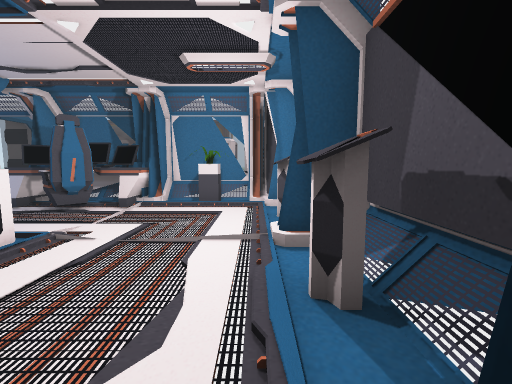
view 1 (above)

24 first-person views from a walk through a 3-D level made in the Unity game engine. The camera is 1.3 m above the floor, tilts 6° down and sees 90° across. Doors are open. The floor is counted in squares, 1 m on a side. Each view is taken from the middle of a square. On the plan, view 1 faces up. The plan holds only what a view shows up to about 13 squares ahead; the rest is blank. The place goes on beyond the plan. The player character is not drawn. Some animated figures are left out.

view 2
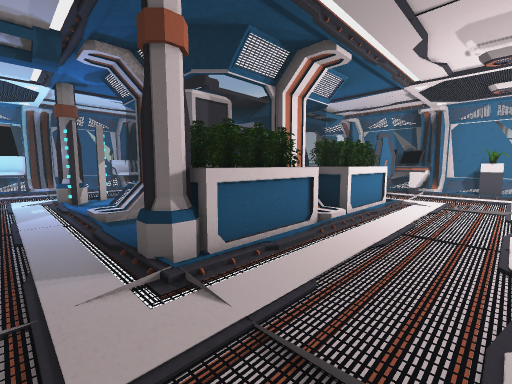

view 3
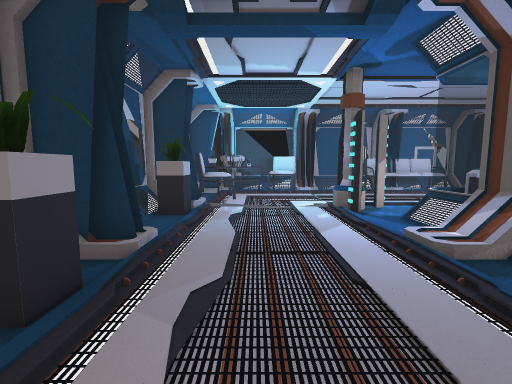

view 4
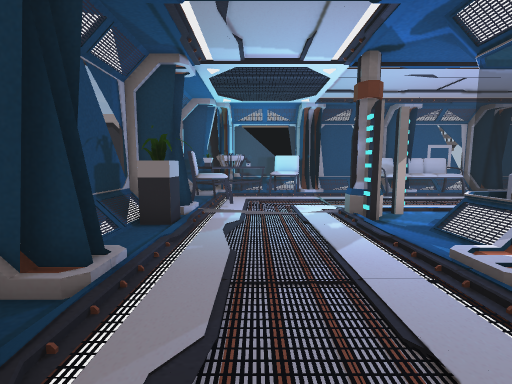

view 5
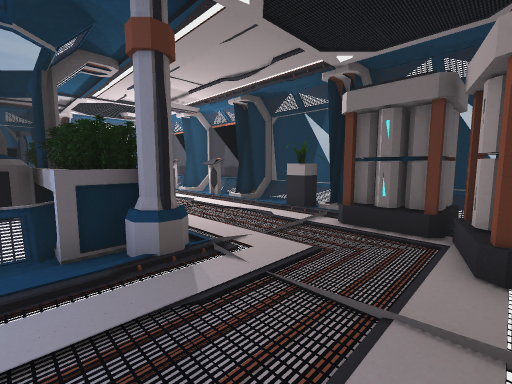

view 6
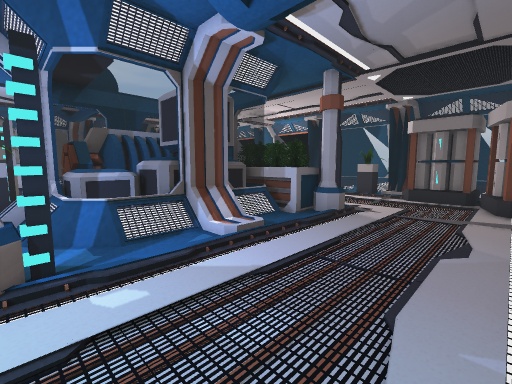

view 7
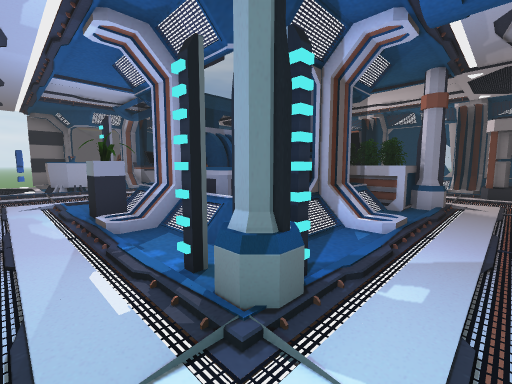

view 8
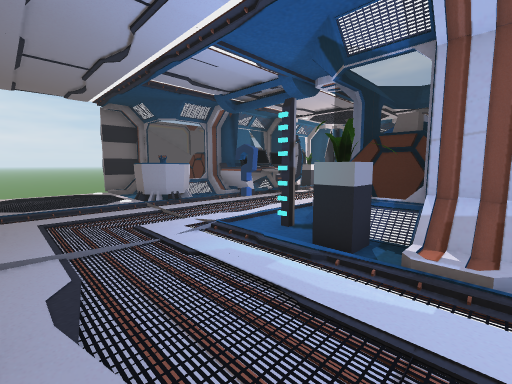

view 9
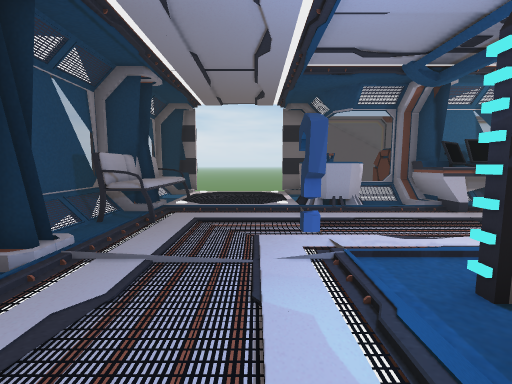

view 10
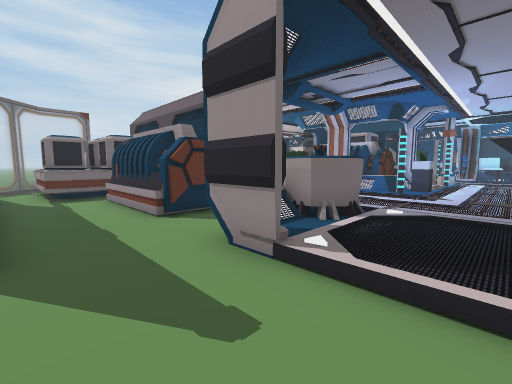

view 11
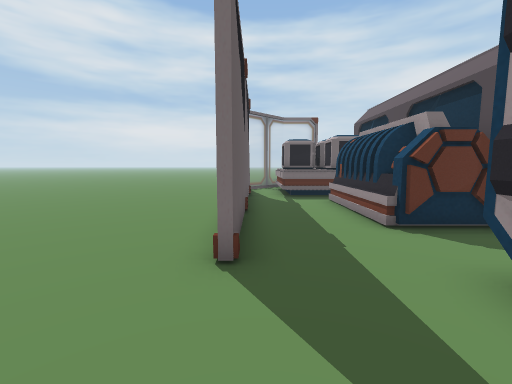

view 12
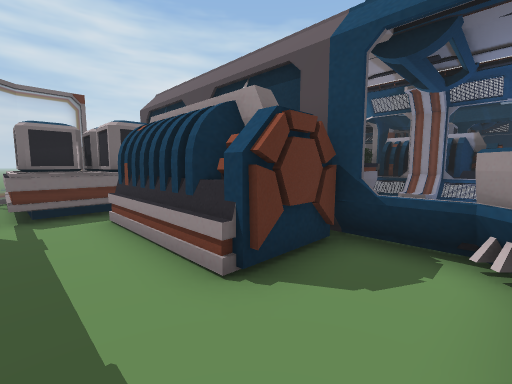

view 13
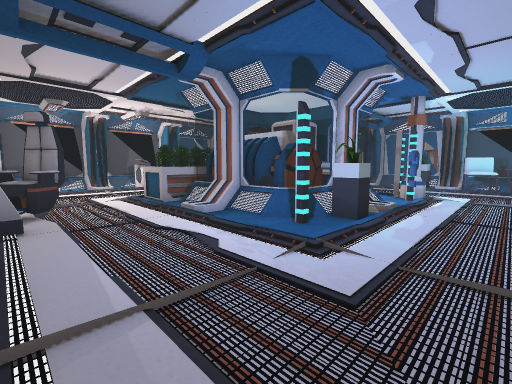

view 14
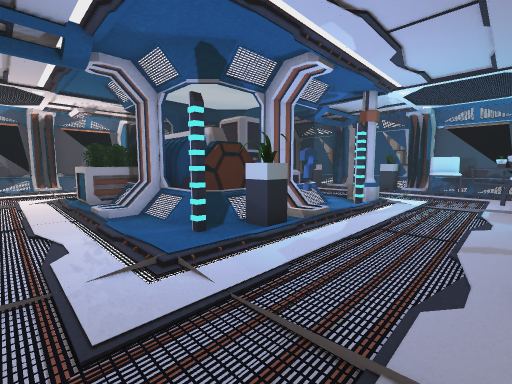

view 15
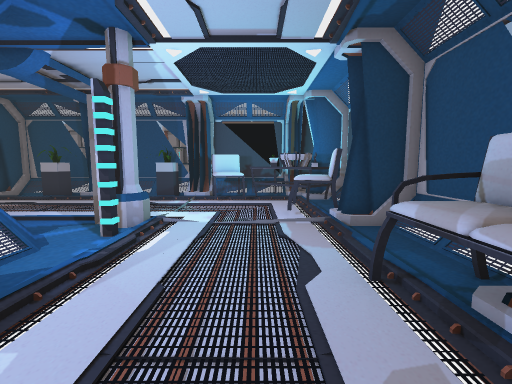

view 16
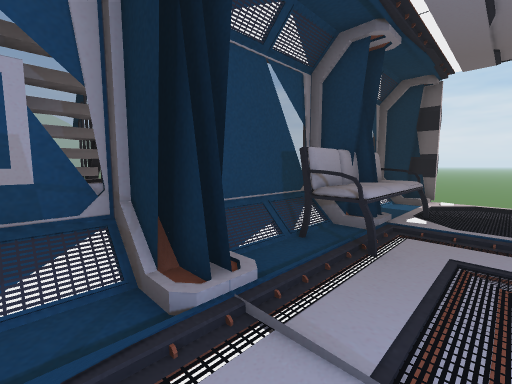

view 17
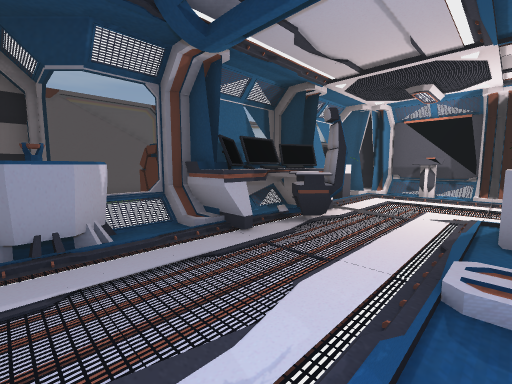

view 18
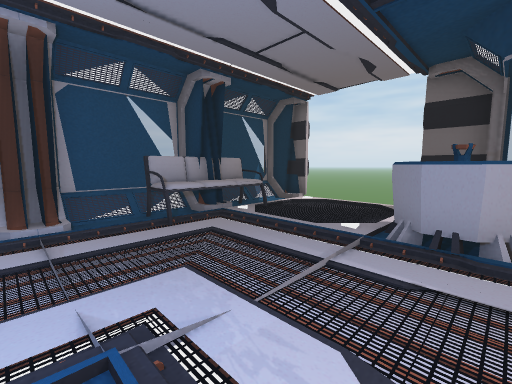

view 19
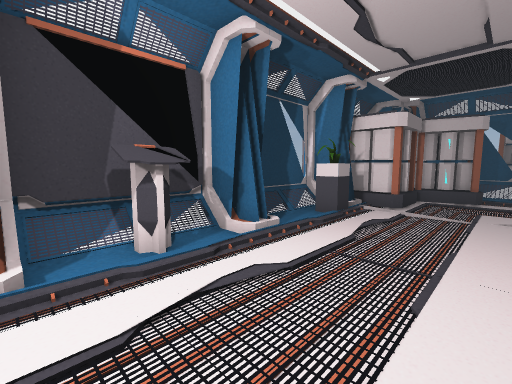

view 20
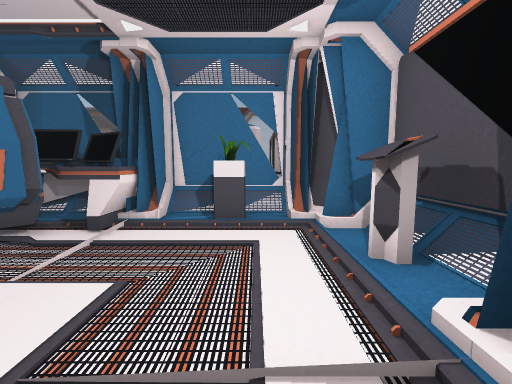

view 21
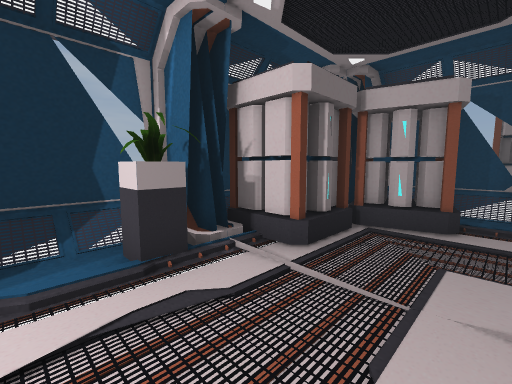

view 22
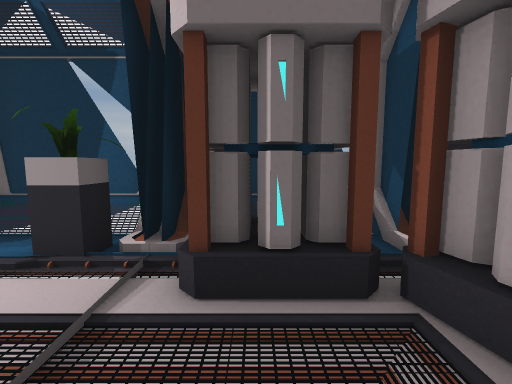

view 23
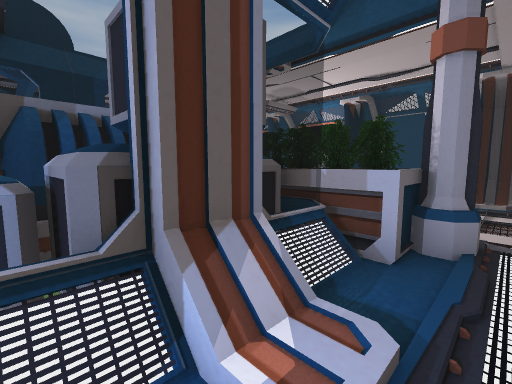

view 24
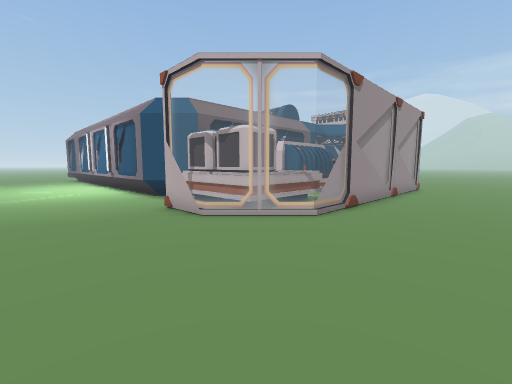

### Floor plan
Key: @ floor where view 1 was taken; # wall or solid block; x gap in a wall; . main floor; - floor 0.25 m lower than the main floor; / step, stairs or slope; D open door; = window, fence, low wall or low ledge; ^ raised ledge; C container; E desk; P plant; N console; G generator; L column; H chair; S sofa; T table; R projector; B battery; O other object.
Columns run from 20 left of view 1 to 6 right of it. Each row starts with its distance up from view 1.
 21              .......
 20      ..     ........
 19     ...  ................ .
 18     ...  .................
 17     ... ...................
 16     .......................
 15     .......===========.....
 14     ..............CCCC=....
 13      DDDD.........CCCC=....
 12    ##DDDD##.OOOOO.CCCC=....
 11    =...../=.OOOOO.CCCC.....
 10    =S/...R#=####O=###C.....
  9     SS...RR.EEEEE#PP##.....
  8    #S.......EEEEE....##....
  7    =SS........OO.....N=....
  6    =.................N=....
  5    =#................#=....
  4 #xO##.......//.OO....##....
  3   //...O.#==#==OO....N= ---
  2      S.O.P#GGGGOO....N=  --
  1      ..../=GGGG#O....#=
  0    #S....O#CCCC#O...@##
 -1    =SS.../=CCCCOO..../=
 -2    = ....#==#==OO..../=
 -3    ##...LL..//.LL....#=
 -4    ##H...L......L...B##
 -5    ^HH..............BB=
 -6    ^TT..............BB=
 -7    #RRHH..........BB.#=
 -8    ##RTH##P.##P.# BB##
 -9     ##==#===#===#===#
-10
-11
-12
-13
-14                 BB
-15                 BB

Positions as (right, up) in squares from view 1, and headings:
1: (0, 0), facing up
2: (-1, -5), facing up-left
3: (-4, -6), facing left
4: (-5, -6), facing left
5: (-6, -7), facing up-right
6: (-11, -7), facing up-right
7: (-13, -5), facing up-right
8: (-15, 0), facing up-right
9: (-13, 1), facing up
10: (-14, 15), facing down-right
11: (-13, 15), facing right
12: (-10, 14), facing down-right
13: (-14, 8), facing down-right
14: (-15, 6), facing down-right
15: (-14, 2), facing down
16: (-14, 3), facing up-left
17: (-11, 4), facing up-right
18: (-10, 4), facing up-left
19: (-3, 4), facing down-right
20: (-1, 3), facing up
21: (-3, -1), facing down-right
22: (-3, -5), facing right
23: (-9, -4), facing up-right
24: (6, 19), facing down-left
